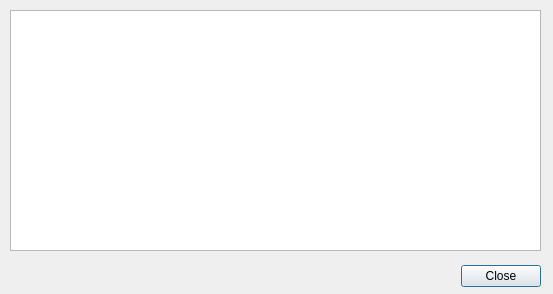
<?xml version="1.0" encoding="UTF-8"?>
<ui version="4.0">
 <class>DialogEditTerminal</class>
 <widget class="QDialog" name="DialogEditTerminal">
  <property name="geometry">
   <rect>
    <x>0</x>
    <y>0</y>
    <width>553</width>
    <height>294</height>
   </rect>
  </property>
  <property name="windowTitle">
   <string>Terminal Editor</string>
  </property>
  <widget class="QDialogButtonBox" name="buttonBox">
   <property name="geometry">
    <rect>
     <x>410</x>
     <y>260</y>
     <width>131</width>
     <height>32</height>
    </rect>
   </property>
   <property name="orientation">
    <enum>Qt::Horizontal</enum>
   </property>
   <property name="standardButtons">
    <set>QDialogButtonBox::Close</set>
   </property>
  </widget>
  <widget class="QTextEdit" name="teTerminal">
   <property name="geometry">
    <rect>
     <x>10</x>
     <y>10</y>
     <width>531</width>
     <height>241</height>
    </rect>
   </property>
   <property name="font">
    <font>
     <family>Courier New</family>
    </font>
   </property>
  </widget>
 </widget>
 <resources/>
 <connections>
  <connection>
   <sender>buttonBox</sender>
   <signal>accepted()</signal>
   <receiver>DialogEditTerminal</receiver>
   <slot>accept()</slot>
   <hints>
    <hint type="sourcelabel">
     <x>248</x>
     <y>254</y>
    </hint>
    <hint type="destinationlabel">
     <x>157</x>
     <y>274</y>
    </hint>
   </hints>
  </connection>
  <connection>
   <sender>buttonBox</sender>
   <signal>rejected()</signal>
   <receiver>DialogEditTerminal</receiver>
   <slot>reject()</slot>
   <hints>
    <hint type="sourcelabel">
     <x>316</x>
     <y>260</y>
    </hint>
    <hint type="destinationlabel">
     <x>286</x>
     <y>274</y>
    </hint>
   </hints>
  </connection>
 </connections>
</ui>
